Frame 1 (no input): blank canvas, image omitted
Frame 60 (no input): blank canvas, image omitted
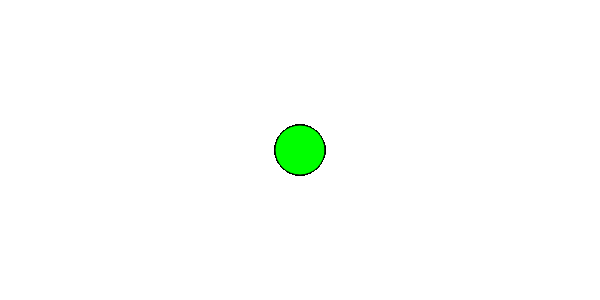
Frame 120 (the mouse pressed at the canvas centre since frame 60)

The p5.js sketch whose frames 1 and 60 were blank and that drew this single picture after the mouse press (run headless with seeded random() and noise() and a simulated clock; from frame 60 on, the mouse is pressed at the canvas centre):

// p5.js sketch
// ── sketch.js
/*
Übung:
- Wie kann man auf Eingabe Events reagieren
  - Maus / Keyboard
  
  - Was passiert wenn man den Funktionsaufruf -> background(255); aus der draw Funktion auskommentiert
  - Übung: Implementiere die Funktion KeyTyped -> https://p5js.org/reference/#/p5/keyTyped
      ->  Bei gedrückter Keyboardtaste soll sich folgendes Verhalten ändern
         - b = Kreisfüllfarbe = blau
         - g = Kreisfüllfarbe = grün
         - r = Kreisfüllfarbe = soll sich zufällig ändern – nutze die random Funktion -> https://p5js.org/reference/#/p5/random
         - s = speichere das gezeichnete Bild
  
*/

var fill_color;
var circle_size;
var playing = false;

function setup() {
  createCanvas(600, 300);
  fill_color = color(255, 255, 255);
  background(255);
  circle_size = 50;

}

function draw() {

  //background(255); // reset Background to white
  if (mouseIsPressed == true) {
    fill_color = color(0, 255, 0);
    stroke(1); // stroke = Farbe der Kreiskontur 
    fill(fill_color); // fill = Farbe der Form 
    ellipse(mouseX, mouseY, circle_size, circle_size);
  }
}
